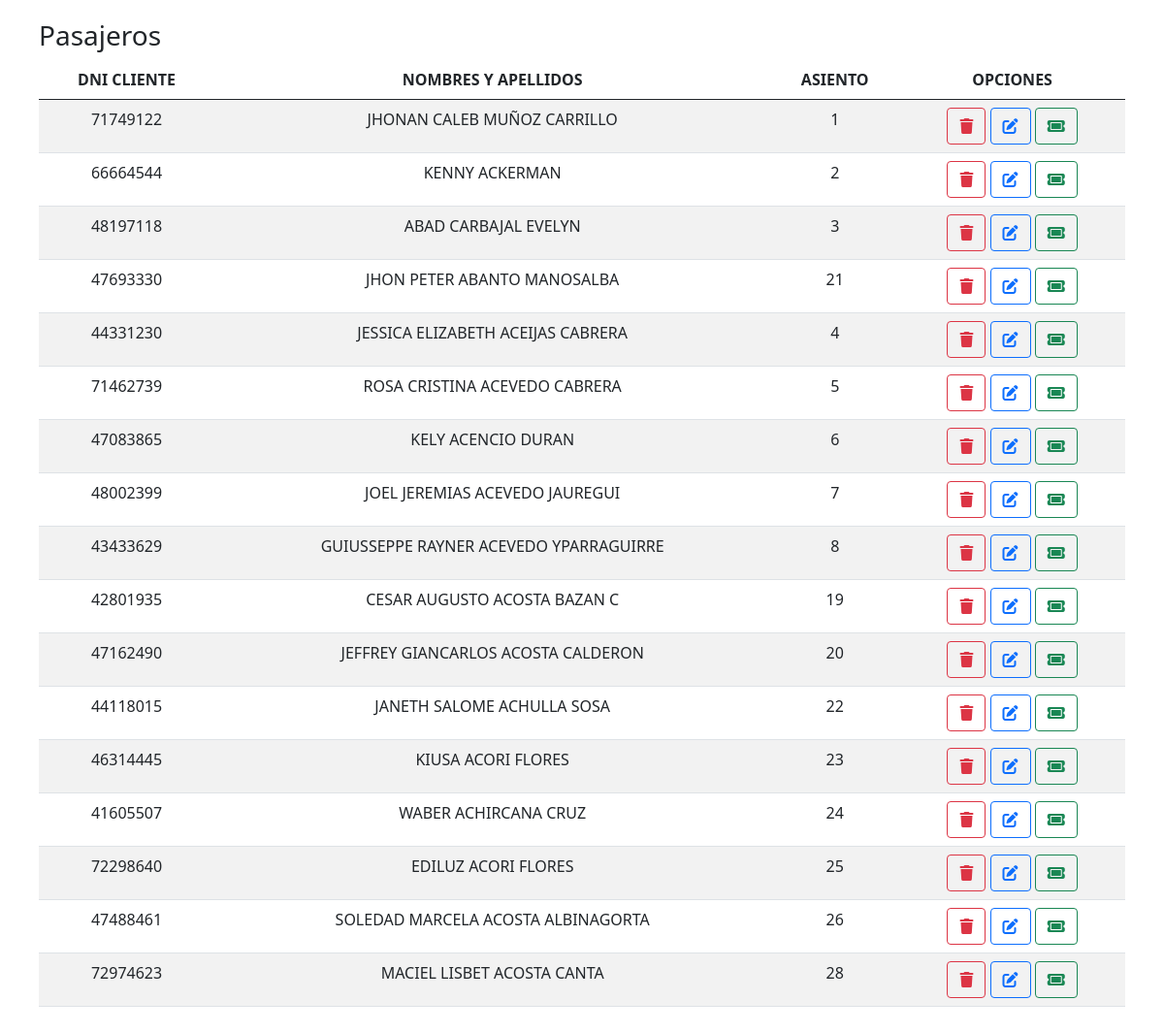
The page /php/salidas/l_pasajeros.php?salida=7721 on the database its author committed.
### tables this page shows
CREATE TABLE `con_pasajero` (
  `id_cod` int(11) NOT NULL,
  `id_salida` int(11) NOT NULL,
  `asiento` int(2) NOT NULL,
  `dni` int(8) NOT NULL,
  `fec_emi` date NOT NULL,
  `monto` decimal(8,2) NOT NULL
);

CREATE TABLE `clientes` (
  `dni` int(8) NOT NULL,
  `nombres` varchar(50) NOT NULL,
  `apellidos` varchar(50) NOT NULL,
  `sexo` varchar(1) NOT NULL
);

### php/salidas/l_pasajeros.php (the view, shortened to what this page needs)
<!DOCTYPE html>
<html lang="en">
<head>
    <link rel="stylesheet" href="../../styles/style.css">
    <link href="https://cdn.jsdelivr.net/npm/bootstrap@5.0.2/dist/css/bootstrap.min.css" rel="stylesheet">
</head>
<body>
    <h3>Pasajeros</h3>
    <table class="table table-striped text-center">
        <thead>
            <tr>
            <th>DNI CLIENTE</th>
            <th>NOMBRES Y APELLIDOS</th>
            <th>ASIENTO</th>
            <th>OPCIONES</th>
            </tr>
        </thead>
        <?php
            include '../conexion.php';
            $salida=$_GET['salida'];
            $res="Select p.dni,p.asiento,c.nombres,c.apellidos from
            con_pasajero p inner join clientes c on c.dni = p.dni
            where id_salida=$salida";
        	$vres = $conexion->query($res);
            if ($vres -> num_rows > 0) {
        	    while ($row=$vres->fetch_array()){
                    $dni = $row['dni'];
                    $asiento = $row['asiento'];
                    $nombres = $row['nombres'].' '.$row['apellidos'];
        	    	echo '
                        <tr>
                            <td>'.$dni.'</td>
                            <td>'.$nombres.'</td>
                            <td>'.$asiento.'</td>
                            <td>
                                <a class="btn btn-outline-danger" href="eli_reser.php?id=&salida='.$salida.'&n_asiento='.$asiento.'" ><i class="fa-solid fa-trash"></i></a>
                                <a class="btn btn-outline-primary" href="edit_reser.php?dni='.$dni.'&salida='.$salida.'&n_asiento='.$asiento.'"><i class="fa-solid fa-pen-to-square"></i></a>
                                <a class="btn btn-outline-success" target="_blank" href="boleta.php?dni='.$dni.'&salida='.$salida.'&n_asiento='.$asiento.'"><i class="fa-solid fa-ticket"></i></a>
                            </td>
                        </tr>
                    ';
                }
            }
        ?>
    </table>
</body>
</html>

### styles/style.css (style rules this page uses)
* { padding: 0;margin: 0; box-sizing: border-box; }
body { padding: 20px 40px; }

### php/salidas/l_pasajeros.php (style rules this page uses)
* { box-sizing: border-box; transition: all 0.3s; }
a { position: relative; }
.btn.btn-outline-danger:before { content:''; width: 0; height: 0; padding: 3px 5px; position: absolute; top: -25px; left: 0; border-radius: 3px; }
.btn.btn-outline-primary:before { content:''; width: 0; height: 0; padding: 3px 5px; position: absolute; top: -25px; left: 0; border-radius: 3px; }
.btn.btn-outline-success:before { content:''; width: 0; height: 0; padding: 3px 5px; position: absolute; top: -25px; left: 0; border-radius: 3px; }

### rows shown on the page
con_pasajero: dni "71749122", clientes.nombres+apellidos "JHONAN CALEB MUÑOZ CARRILLO", asiento "1"
con_pasajero: dni "66664544", clientes.nombres+apellidos "KENNY ACKERMAN", asiento "2"
con_pasajero: dni "48197118", clientes.nombres+apellidos "ABAD CARBAJAL EVELYN", asiento "3"
con_pasajero: dni "47693330", clientes.nombres+apellidos "JHON PETER ABANTO MANOSALBA", asiento "21"
con_pasajero: dni "44331230", clientes.nombres+apellidos "JESSICA ELIZABETH ACEIJAS CABRERA", asiento "4"
con_pasajero: dni "71462739", clientes.nombres+apellidos "ROSA CRISTINA ACEVEDO CABRERA", asiento "5"
con_pasajero: dni "47083865", clientes.nombres+apellidos "KELY ACENCIO DURAN", asiento "6"
con_pasajero: dni "48002399", clientes.nombres+apellidos "JOEL JEREMIAS ACEVEDO JAUREGUI", asiento "7"
con_pasajero: dni "43433629", clientes.nombres+apellidos "GUIUSSEPPE RAYNER ACEVEDO YPARRAGUIRRE", asiento "8"
con_pasajero: dni "42801935", clientes.nombres+apellidos "CESAR AUGUSTO ACOSTA BAZAN C", asiento "19"
con_pasajero: dni "47162490", clientes.nombres+apellidos "JEFFREY GIANCARLOS ACOSTA CALDERON", asiento "20"
con_pasajero: dni "44118015", clientes.nombres+apellidos "JANETH SALOME ACHULLA SOSA", asiento "22"
con_pasajero: dni "46314445", clientes.nombres+apellidos "KIUSA ACORI FLORES", asiento "23"
con_pasajero: dni "41605507", clientes.nombres+apellidos "WABER ACHIRCANA CRUZ", asiento "24"
con_pasajero: dni "72298640", clientes.nombres+apellidos "EDILUZ ACORI FLORES", asiento "25"
con_pasajero: dni "47488461", clientes.nombres+apellidos "SOLEDAD MARCELA ACOSTA ALBINAGORTA", asiento "26"
con_pasajero: dni "72974623", clientes.nombres+apellidos "MACIEL LISBET ACOSTA CANTA", asiento "28"
